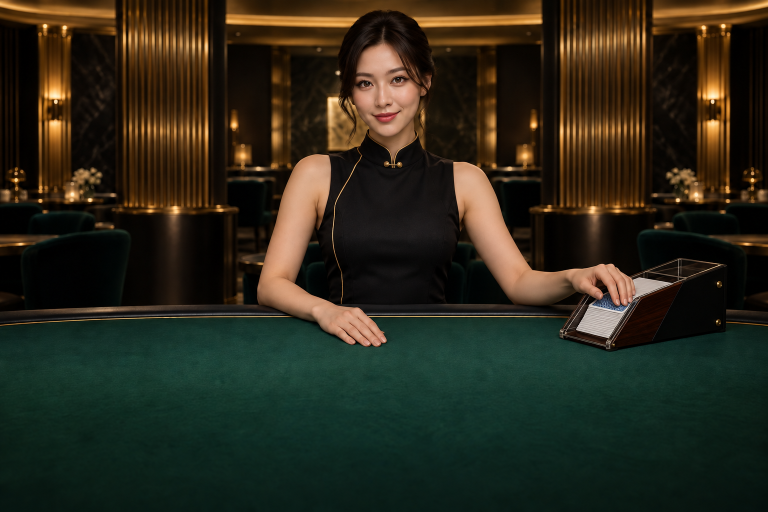
#> input picture casino-web/tools/reference/sophia-table.png, 1536 x 1024 px (shown at 1/2 size)
$ python dealer-luma-curve.py reference/sophia-table.png reference/sophia-table.png 1.0
#> lines starting #> are read from the running program, lines starting #| are printed output that depends on the picture
"""Luma-only histogram match from a clip frame to the reference photo, emitted as an
ffmpeg `curves=master=...` string (one curve for all channels, so hue is kept).
usage: python luma_curve.py frame.png photo.png [strength=0.8]"""
import sys
import numpy as np
from PIL import Image


def luma(path, size):
#> called with path = 'reference/sophia-table.png', size = (576, 384)
    a = np.asarray(Image.open(path).convert("RGB").resize(size, Image.LANCZOS)).astype(np.float64)
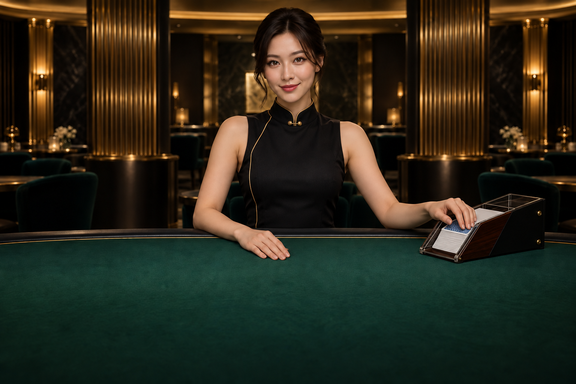
#> a: shape (384, 576, 3) float64; mean R, G, B 42.2, 40.2, 26.5
    return np.clip(0.299 * a[..., 0] + 0.587 * a[..., 1] + 0.114 * a[..., 2], 0, 255).astype(np.uint8).ravel()


frame, photo = sys.argv[1], sys.argv[2]
strength = float(sys.argv[3]) if len(sys.argv) > 3 else 0.8
src = luma(frame, (576, 384))
ref = luma(photo, (576, 384))
cs = np.cumsum(np.bincount(src, minlength=256)) / src.size
#> cs = 256 values from 0.033 to 1
cr = np.cumsum(np.bincount(ref, minlength=256)) / ref.size
#> cr = 256 values from 0.033 to 1
mapped = np.interp(cs, cr, np.arange(256))
#> mapped = 256 values from 0 to 255
mapped = np.convolve(np.pad(mapped, 6, mode="edge"), np.ones(13) / 13, mode="valid")
#> mapped = 256 values from 1.62 to 255
mapped = np.maximum.accumulate(mapped)
curve = np.arange(256) * (1 - strength) + mapped * strength
#> curve = 256 values from 1.62 to 255
points = [0, 16, 32, 64, 96, 128, 160, 192, 224, 240, 255]
print("curves=master='" + " ".join(f"{p/255:.3f}/{min(curve[p], 255)/255:.3f}" for p in points) + "'")
#| curves=master='0.000/0.006 0.063/0.063 0.125/0.125 0.251/0.251 0.376/0.376 0.502/0.502 0.627/0.627 0.753/0.753 0.878/0.878 0.941/0.947 1.000/1.000'
